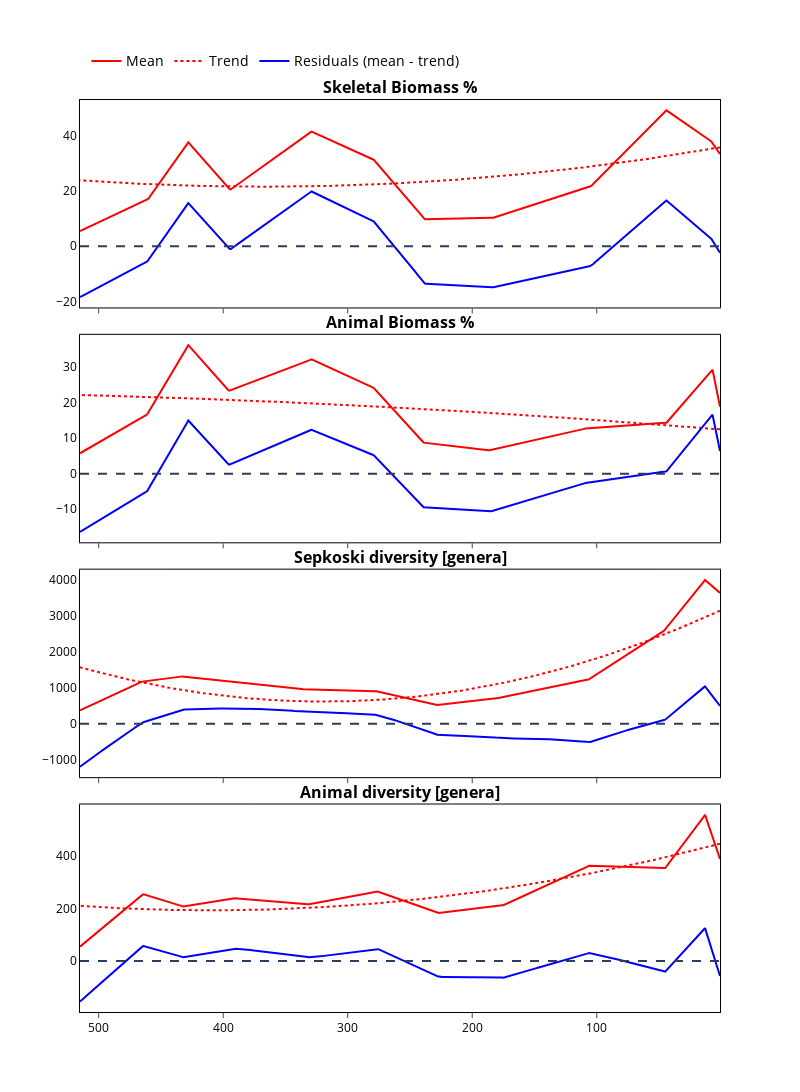

Notebook code for this chart:
### Code cell
fig = make_subplots(rows=4,cols=1,shared_xaxes=True, vertical_spacing=0.03,
                   subplot_titles=['<b>Skeletal Biomass %</b>', 
                                   '<b>Animal Biomass %</b>', 
                                   '<b>Sepkoski diversity [genera]</b>', 
                                   '<b>Animal diversity [genera]</b>'])

# Row 1
fig.add_trace(go.Scatter(x=total_skeletal_mean_new["time"], y=total_skeletal_mean_new["mean"],mode='lines',
                          line = dict(dash='solid', color='red'),
                        name='Mean'), row=1,col=1)
fig.add_trace(go.Scatter(x=total_skeletal_mean_new["time"], y=total_skeletal_mean_new["quad_fit"],mode='lines',
                          line = dict(dash='dot', color='red'),
                        name='Trend'), row=1,col=1)
fig.add_trace(go.Scatter(x=total_skeletal_mean_new["time"], y=total_skeletal_mean_new["quad_residuals"],mode='lines',
                          line = dict(dash='solid', color='blue'),
                        name='Residuals (mean - trend)'), row=1,col=1)

# row 2
fig.add_trace(go.Scatter(x=total_animal_mean_new["time"], y=total_animal_mean_new["mean"],mode='lines',
                          line = dict(dash='solid', color='red'),
                        showlegend=False), row=2,col=1)
fig.add_trace(go.Scatter(x=total_animal_mean_new["time"], y=total_animal_mean_new["quad_fit"],mode='lines',
                          line = dict(dash='dot', color='red'),
                        showlegend=False), row=2,col=1)
fig.add_trace(go.Scatter(x=total_animal_mean_new["time"], y=total_animal_mean_new["quad_residuals"],mode='lines',
                          line = dict(dash='solid', color='blue'),
                        showlegend=False), row=2,col=1)

# row 3
fig.add_trace(go.Scatter(x=sepkoski_diversity_new["time"], y=sepkoski_diversity_new["mean"],mode='lines',
                          line = dict(dash='solid', color='red'),
                        showlegend=False), row=3,col=1)
fig.add_trace(go.Scatter(x=sepkoski_diversity_new["time"], y=sepkoski_diversity_new["quad_fit"],mode='lines',
                          line = dict(dash='dot', color='red'),
                        showlegend=False), row=3,col=1)
fig.add_trace(go.Scatter(x=sepkoski_diversity_new["time"], y=sepkoski_diversity_new["quad_residuals"],mode='lines',
                          line = dict(dash='solid', color='blue'),
                        showlegend=False), row=3,col=1)

# row 4
fig.add_trace(go.Scatter(x=animal_diversity_new["time"], y=animal_diversity_new["mean"],mode='lines',
                          line = dict(dash='solid', color='red'),
                        showlegend=False), row=4,col=1)
fig.add_trace(go.Scatter(x=animal_diversity_new["time"], y=animal_diversity_new["quad_fit"],mode='lines',
                          line = dict(dash='dot', color='red'),
                        showlegend=False), row=4,col=1)
fig.add_trace(go.Scatter(x=animal_diversity_new["time"], y=animal_diversity_new["quad_residuals"],mode='lines',
                          line = dict(dash='solid', color='blue'),
                        showlegend=False), row=4,col=1)



fig.update_yaxes(matches=None, showline = True, 
                         mirror = True,linecolor = 'black',)
fig.update_xaxes(ticks='outside', showline = True, 
                         mirror = True,linecolor = 'black')
fig.add_hline(y=0, line=dict(dash='dash'))

fig.update_layout(height=1200, width=800,xaxis=dict(autorange='reversed'),paper_bgcolor = 'white',font_color = 'black',
                 plot_bgcolor = 'white',legend=dict(title="", orientation='h',font_size=14,
                yanchor="top",
                    y=1.06,
                    xanchor="left",
                    x=0.01))
fig.show()
fig.write_image('./figures/Figure_S11.jpeg', scale=6)

### Figure 1 — Plotly figure (JSON) as saved in the notebook; plotly's stock layout.template omitted (floating-point values rounded to 4 significant figures; data arrays with more than 128 entries replaced by an {"elided": "..."} marker saying what was removed)
{"data": [{"line": {"color": "red", "dash": "solid"}, "mode": "lines", "name": "Mean", "type": "scatter", "x": {"elided": "515 int values"}, "xaxis": "x", "y": {"elided": "515 float values"}, "yaxis": "y"}, {"line": {"color": "red", "dash": "dot"}, "mode": "lines", "name": "Trend", "type": "scatter", "x": {"elided": "515 int values"}, "xaxis": "x", "y": {"elided": "515 float values"}, "yaxis": "y"}, {"line": {"color": "blue", "dash": "solid"}, "mode": "lines", "name": "Residuals (mean - trend)", "type": "scatter", "x": {"elided": "515 int values"}, "xaxis": "x", "y": {"elided": "515 float values"}, "yaxis": "y"}, {"line": {"color": "red", "dash": "solid"}, "mode": "lines", "showlegend": false, "type": "scatter", "x": {"elided": "515 int values"}, "xaxis": "x2", "y": {"elided": "515 float values"}, "yaxis": "y2"}, {"line": {"color": "red", "dash": "dot"}, "mode": "lines", "showlegend": false, "type": "scatter", "x": {"elided": "515 int values"}, "xaxis": "x2", "y": {"elided": "515 float values"}, "yaxis": "y2"}, {"line": {"color": "blue", "dash": "solid"}, "mode": "lines", "showlegend": false, "type": "scatter", "x": {"elided": "515 int values"}, "xaxis": "x2", "y": {"elided": "515 float values"}, "yaxis": "y2"}, {"line": {"color": "red", "dash": "solid"}, "mode": "lines", "showlegend": false, "type": "scatter", "x": {"elided": "515 int values"}, "xaxis": "x3", "y": {"elided": "515 float values"}, "yaxis": "y3"}, {"line": {"color": "red", "dash": "dot"}, "mode": "lines", "showlegend": false, "type": "scatter", "x": {"elided": "515 int values"}, "xaxis": "x3", "y": {"elided": "515 float values"}, "yaxis": "y3"}, {"line": {"color": "blue", "dash": "solid"}, "mode": "lines", "showlegend": false, "type": "scatter", "x": {"elided": "515 int values"}, "xaxis": "x3", "y": {"elided": "515 float values"}, "yaxis": "y3"}, {"line": {"color": "red", "dash": "solid"}, "mode": "lines", "showlegend": false, "type": "scatter", "x": {"elided": "515 int values"}, "xaxis": "x4", "y": {"elided": "515 float values"}, "yaxis": "y4"}, {"line": {"color": "red", "dash": "dot"}, "mode": "lines", "showlegend": false, "type": "scatter", "x": {"elided": "515 int values"}, "xaxis": "x4", "y": {"elided": "515 float values"}, "yaxis": "y4"}, {"line": {"color": "blue", "dash": "solid"}, "mode": "lines", "showlegend": false, "type": "scatter", "x": {"elided": "515 int values"}, "xaxis": "x4", "y": {"elided": "515 float values"}, "yaxis": "y4"}], "layout": {"annotations": [{"font": {"size": 16}, "showarrow": false, "text": "<b>Skeletal Biomass %</b>", "x": 0.5, "xanchor": "center", "xref": "paper", "y": 1, "yanchor": "bottom", "yref": "paper"}, {"font": {"size": 16}, "showarrow": false, "text": "<b>Animal Biomass %</b>", "x": 0.5, "xanchor": "center", "xref": "paper", "y": 0.7425, "yanchor": "bottom", "yref": "paper"}, {"font": {"size": 16}, "showarrow": false, "text": "<b>Sepkoski diversity [genera]</b>", "x": 0.5, "xanchor": "center", "xref": "paper", "y": 0.485, "yanchor": "bottom", "yref": "paper"}, {"font": {"size": 16}, "showarrow": false, "text": "<b>Animal diversity [genera]</b>", "x": 0.5, "xanchor": "center", "xref": "paper", "y": 0.2275, "yanchor": "bottom", "yref": "paper"}], "font": {"color": "black"}, "height": 1200, "legend": {"font": {"size": 14}, "orientation": "h", "title": {"text": ""}, "x": 0.01, "xanchor": "left", "y": 1.06, "yanchor": "top"}, "paper_bgcolor": "white", "plot_bgcolor": "white", "shapes": [{"line": {"dash": "dash"}, "type": "line", "x0": 0, "x1": 1, "xref": "x domain", "y0": 0, "y1": 0, "yref": "y"}, {"line": {"dash": "dash"}, "type": "line", "x0": 0, "x1": 1, "xref": "x2 domain", "y0": 0, "y1": 0, "yref": "y2"}, {"line": {"dash": "dash"}, "type": "line", "x0": 0, "x1": 1, "xref": "x3 domain", "y0": 0, "y1": 0, "yref": "y3"}, {"line": {"dash": "dash"}, "type": "line", "x0": 0, "x1": 1, "xref": "x4 domain", "y0": 0, "y1": 0, "yref": "y4"}], "width": 800, "xaxis": {"anchor": "y", "autorange": "reversed", "domain": [0, 1], "linecolor": "black", "matches": "x4", "mirror": true, "showline": true, "showticklabels": false, "ticks": "outside"}, "xaxis2": {"anchor": "y2", "domain": [0, 1], "linecolor": "black", "matches": "x4", "mirror": true, "showline": true, "showticklabels": false, "ticks": "outside"}, "xaxis3": {"anchor": "y3", "domain": [0, 1], "linecolor": "black", "matches": "x4", "mirror": true, "showline": true, "showticklabels": false, "ticks": "outside"}, "xaxis4": {"anchor": "y4", "domain": [0, 1], "linecolor": "black", "mirror": true, "showline": true, "ticks": "outside"}, "yaxis": {"anchor": "x", "domain": [0.7725, 1], "linecolor": "black", "mirror": true, "showline": true}, "yaxis2": {"anchor": "x2", "domain": [0.515, 0.7425], "linecolor": "black", "mirror": true, "showline": true}, "yaxis3": {"anchor": "x3", "domain": [0.2575, 0.485], "linecolor": "black", "mirror": true, "showline": true}, "yaxis4": {"anchor": "x4", "domain": [0, 0.2275], "linecolor": "black", "mirror": true, "showline": true}}}
